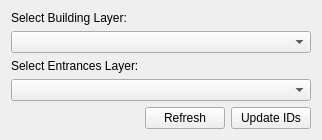
          <widget class="QWidget" name="tab_9">
           <attribute name="title">
            <string>Link Building/Entrance IDs</string>
           </attribute>
           <layout class="QGridLayout" name="gridLayout_12">
            <item row="3" column="0" colspan="3">
             <widget class="QComboBox" name="comboBox_2"/>
            </item>
            <item row="1" column="0" colspan="3">
             <widget class="QComboBox" name="comboBox"/>
            </item>
            <item row="2" column="0">
             <widget class="QLabel" name="label_23">
              <property name="text">
               <string>Select Entrances Layer:</string>
              </property>
             </widget>
            </item>
            <item row="4" column="1">
             <widget class="QPushButton" name="pushButton_E5_2">
              <property name="sizePolicy">
               <sizepolicy hsizetype="Maximum" vsizetype="Fixed">
                <horstretch>0</horstretch>
                <verstretch>0</verstretch>
               </sizepolicy>
              </property>
              <property name="text">
               <string>Refresh</string>
              </property>
             </widget>
            </item>
            <item row="4" column="2">
             <widget class="QPushButton" name="pushButton_E6_2">
              <property name="sizePolicy">
               <sizepolicy hsizetype="Maximum" vsizetype="Fixed">
                <horstretch>0</horstretch>
                <verstretch>0</verstretch>
               </sizepolicy>
              </property>
              <property name="text">
               <string>Update IDs</string>
              </property>
             </widget>
            </item>
            <item row="0" column="0">
             <widget class="QLabel" name="label_22">
              <property name="text">
               <string>Select Building Layer:</string>
              </property>
             </widget>
            </item>
           </layout>
          </widget>
